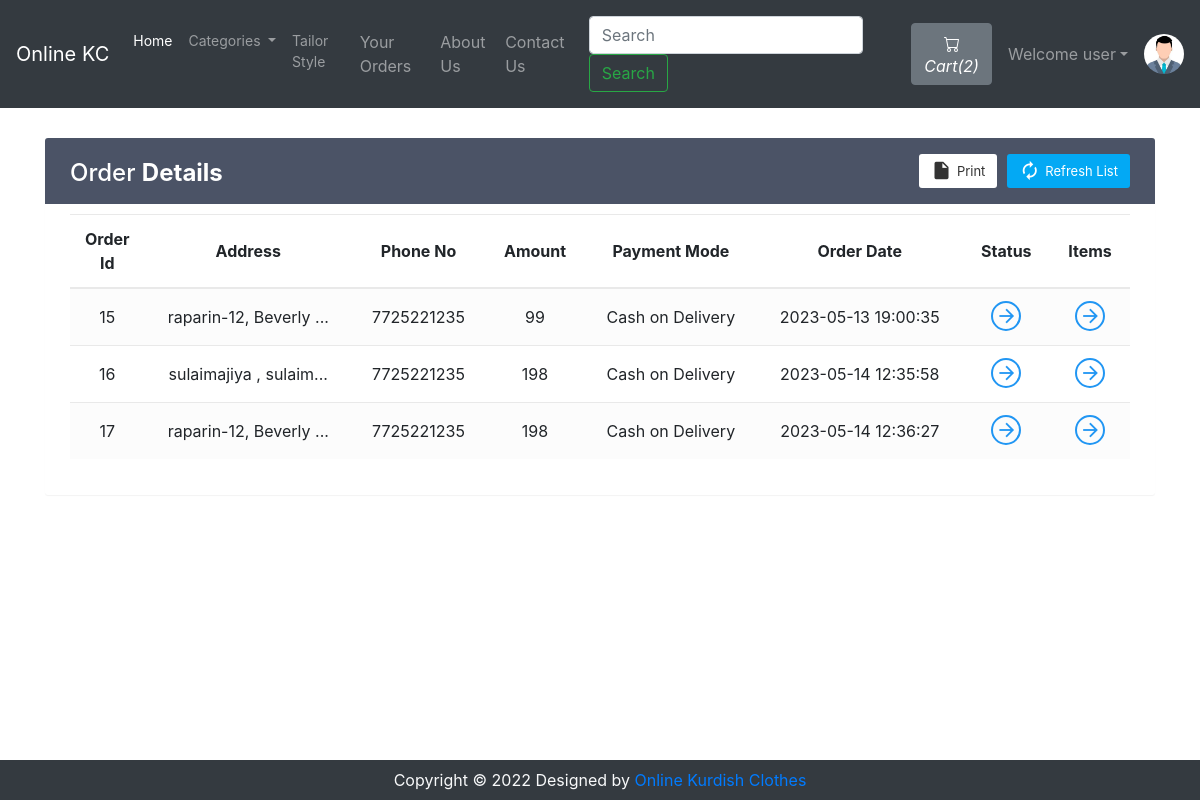
Screenshot of /viewOrder.php (signed in) with the database file from the repository.
### tables this page shows
CREATE TABLE `sitedetail` (
  `tempId` int(11) NOT NULL,
  `systemName` varchar(21) NOT NULL,
  `email` varchar(35) NOT NULL,
  `contact1` bigint(21) NOT NULL,
  `contact2` bigint(21) DEFAULT NULL COMMENT 'Optional',
  `address` text NOT NULL,
  `dateTime` datetime NOT NULL DEFAULT current_timestamp()
);

CREATE TABLE `orders` (
  `orderId` int(21) NOT NULL,
  `userId` int(21) DEFAULT NULL,
  `address` varchar(255) NOT NULL,
  `zipCode` int(21) NOT NULL,
  `phoneNo` bigint(21) NOT NULL,
  `amount` int(200) NOT NULL,
  `paymentMode` enum('0','1') NOT NULL DEFAULT '0' COMMENT '0=cash on delivery, \r\n1=online ',
  `orderStatus` enum('0','1','2','3','4','5','6') NOT NULL DEFAULT '0' COMMENT '0=Order Placed.\r\n1=Order Confirmed.\r\n2=Preparing your Order.\r\n3=Your order is on the way!\r\n4=Order Delivered.\r\n5=Order Denied.\r\n6=Order Cancelled.',
  `orderDate` datetime NOT NULL DEFAULT current_timestamp()
);

### viewOrder.php (the view, shortened to what this page needs)
<!doctype html>
<html lang="en">
<head>
    <link rel="stylesheet" href="https://stackpath.bootstrapcdn.com/bootstrap/4.5.0/css/bootstrap.min.css">
    <link rel="stylesheet" href="https://use.fontawesome.com/releases/v5.7.2/css/all.css">
</head>
<body>
    <?php include 'partials/_dbconnect.php';?>
    <?php include 'partials/_nav.php';?>
    <?php
    if($loggedin){
    ?>
    <div class="container">
        <div class="table-wrapper" id="empty">
            <div class="table-title">
                <div class="row">
                    <div class="col-sm-4">
                        <h2>Order <b>Details</b></h2>
                    </div>
                    <div class="col-sm-8">
                        <a href="" class="btn btn-primary"><i class="material-icons">&#xE863;</i> <span>Refresh List</span></a>
                        <a href="#" onclick="window.print()" class="btn btn-info"><i class="material-icons">&#xE24D;</i> <span>Print</span></a>
                    </div>
                </div>
            </div>
            <table class="table table-striped table-hover text-center">
                <thead>
                    <tr>
                        <th>Order Id</th>
                        <th>Address</th>
                        <th>Phone No</th>
                        <th>Amount</th>
                        <th>Payment Mode</th>
                        <th>Order Date</th>
                        <th>Status</th>
                        <th>Items</th>
                    </tr>
                </thead>
                <tbody>
                    <?php
                        $sql = "SELECT * FROM `orders` WHERE `userId`= $userId";
                        $result = mysqli_query($conn, $sql);
                        while($row = mysqli_fetch_assoc($result)){
                            $orderId = $row['orderId'];
                            $address = $row['address'];
                            $phoneNo = $row['phoneNo'];
                            $amount = $row['amount'];
                            $orderDate = $row['orderDate'];
                            $paymentMode = $row['paymentMode'];
                            if($paymentMode == 0) {
                                $paymentMode = "Cash on Delivery";
                            }
                            else {
                                $paymentMode = "Online";
                            }
                            echo '<tr>
                                    <td>' . $orderId . '</td>
                                    <td>' . substr($address, 0, 20) . '...</td>
                                    <td>' . $phoneNo . '</td>
                                    <td>' . $amount . '</td>
                                    <td>' . $paymentMode . '</td>
                                    <td>' . $orderDate . '</td>
                                    <td><a href="#" data-toggle="modal" data-target="#orderStatus' . $orderId . '" class="view"><i class="material-icons">&#xE5C8;</i></a></td>
                                    <td><a href="#" data-toggle="modal" data-target="#orderItem' . $orderId . '" class="view" title="View Details"><i class="material-icons">&#xE5C8;</i></a></td>
                                </tr>';
                        }
                            ?>
                </tbody>
            </table>
        </div>
    </div>
    <?php
    }
    else {
        echo '<div class="container" style="min-height : 610px;">
        <div class="alert alert-info my-3">
            <font style="font-size:22px"><center>Check your Order. You need to <strong><a class="alert-link" data-toggle="modal" data-target="#loginModal">Login</a></strong></center></font>
        </div></div>';
    }
    ?>
    <?php
    require 'partials/_footer.php';?>
  </body>
</html>

### partials/_nav.php (shortened to what this page needs)
<?php
if (isset($_SESSION['loggedin']) && $_SESSION['loggedin'] == true) {
    $loggedin = true;
    $userId = $_SESSION['userId'];
    $username = $_SESSION['username'];
} else {
    $loggedin = false;
    $userId = 0;
}
$sql = 'SELECT * FROM `sitedetail`';
$result = mysqli_query($conn, $sql);
$row = mysqli_fetch_assoc($result);
$systemName = $row['systemName'];
echo '<nav class="navbar navbar-expand-lg navbar-dark bg-dark">
      <a class="navbar-brand" href="index.php">' .
    $systemName .
    '</a>
      <div class="collapse navbar-collapse" id="navbarSupportedContent">
        <ul class="navbar-nav mr-auto">
          <li class="nav-item active">
            <a class="nav-link" href="index.php" style="font-size: 14px">Home <span class="sr-only">(current)</span></a>
          </li>
          <li class="nav-item dropdown">
            <a class="nav-link dropdown-toggle" href="#" id="navbarDropdown" role="button" data-toggle="dropdown" aria-haspopup="true" aria-expanded="false" style="font-size: 14px">
              Categories
            </a>
      </ul>
   <div class="dropdown-menu" aria-labelledby="navbarDropdown">';
echo '</div>
          </li>
          <li class="nav-item" style="font-size: 14px">
            <a class="nav-link" href="tailorstyle.php">Tailor Style</a>
          </li>
          <li class="nav-item">
            <a class="nav-link" href="viewOrder.php">Your Orders</a>
          </li>
          <li class="nav-item">
            <a class="nav-link" href="about.php">About Us</a>
          </li>
          <li class="nav-item">
            <a class="nav-link" href="contact.php">Contact Us</a>
          </li>
        </ul>
        <form method="get" action="/OnlineKC/search.php" class="form-inline my-2 my-l g-0 mx-3">
          <input class="form-control mr-sm-2" type="search" name="search" id="search" placeholder="Search" aria-label="Search" required>
          <button class="btn btn-outline-success my-2 my-sm-0" type="submit">Search</button>
        </form>';
$countsql = "SELECT SUM(`itemQuantity`) FROM `viewcart` WHERE `userId`=$userId";
$countresult = mysqli_query($conn, $countsql);
$countrow = mysqli_fetch_assoc($countresult);
$count = $countrow['SUM(`itemQuantity`)'];
echo '<a href="viewCart.php"><button type="button" class="btn btn-secondary mx-2" title="MyCart">
          <svg xmlns="img/cart.svg" width="16" height="16" fill="currentColor" class="bi bi-cart" viewBox="0 0 16 16">
            <path d="M0 1.5A.5.5 0 0 1 .5 1H2a.5.5 0 0 1 .485.379L2.89 3H14.5a.5.5 0 0 1 .491.592l-1.5 8A.5.5 0 0 1 13 12H4a.5.5 0 0 1-.491-.408L2.01 3.607 1.61 2H.5a.5.5 0 0 1-.5-.5zM3.102 4l1.313 7h8.17l1.313-7H3.102zM5 12a2 2 0 1 0 0 4 2 2 0 0 0 0-4zm7 0a2 2 0 1 0 0 4 2 2 0 0 0 0-4zm-7 1a1 1 0 1 1 0 2 1 1 0 0 1 0-2zm7 0a1 1 0 1 1 0 2 1 1 0 0 1 0-2z"/>
          </svg>
          <i class="bi bi-cart">Cart(' .
    $count .
    ')</i>
        </button></a>';
if ($loggedin) {
    echo '<ul class="navbar-nav mr-2">
            <li class="nav-item dropdown">
              <a class="nav-link dropdown-toggle" href="#" id="navbarDropdown" role="button" data-toggle="dropdown"> Welcome ' .
        $username .
        '</a>
              <div class="dropdown-menu" aria-labelledby="navbarDropdown">
                <a class="dropdown-item" href="partials/_logout.php">Logout</a>
              </div>
            </li>
          </ul>
          <div class="text-center image-size-small position-relative">
            <a href="viewProfile.php"><img src="img/person-' .
        $userId .
        '.jpg" class="rounded-circle" onError="this.src = \'img/profilePic.jpg\'" style="width:40px; height:40px"></a>
          </div>';
} else {
    echo '
          <button type="button" class="btn btn-success mx-2"  data-toggle="modal" data-target="#loginModal">Login</button>
          <button type="button" class="btn btn-success mx-2"  data-toggle="modal" data-target="#signupModal">SignUp</button>';
}
echo '</div>
    </nav>';
?>

### viewOrder.php (style rules this page uses)
.table-wrapper { background: #fff; padding: 20px 25px; margin: 30px auto; border-radius: 3px; box-shadow: 0 1px 1px rgba(0,0,0,.05); }
.table-wrapper .btn { float: right; color: #333; background-color: #fff; border-radius: 3px; border: none; outline: none !important; margin-left: 10px; }
.table-wrapper .btn.btn-primary { color: #fff; background: #03A9F4; }
.table-title .btn { font-size: 13px; border: none; }
.table-title .btn i { float: left; font-size: 21px; margin-right: 5px; }
.table-title .btn span { float: left; margin-top: 2px; }
.table-title { color: #fff; background: #4b5366; padding: 16px 25px; margin: -20px -25px 10px; border-radius: 3px 3px 0 0; }
.table-title h2 { margin: 5px 0 0; font-size: 24px; }
table.table tr th, table.table tr td { border-color: #e9e9e9; padding: 12px 15px; vertical-align: middle; }
table.table tr th:first-child { width: 60px; }
table.table tr th:last-child { width: 80px; }
table.table-striped tbody tr:nth-of-type(odd) { background-color: #fcfcfc; }
table.table td a { font-weight: bold; color: #566787; display: inline-block; text-decoration: none; }
table.table td a.view { width: 30px; height: 30px; color: #2196F3; border: 2px solid; border-radius: 30px; text-align: center; }
table.table td a.view i { font-size: 22px; margin: 2px 0 0 1px; }
table { counter-reset: section; }

### rows the page displays
sitedetail: systemName "Online KC"
orders: orderId "15", address "raparin-12, Beverly", phoneNo "7725221235", amount "99", paymentMode "Cash on Delivery", orderDate "2023-05-13 19:00:35"
orders: orderId "16", address "sulaimajiya , sulaim", phoneNo "7725221235", amount "198", paymentMode "Cash on Delivery", orderDate "2023-05-14 12:35:58"
orders: orderId "17", address "raparin-12, Beverly", phoneNo "7725221235", amount "198", paymentMode "Cash on Delivery", orderDate "2023-05-14 12:36:27"

### other values shown
$count "2"
$username "user"
